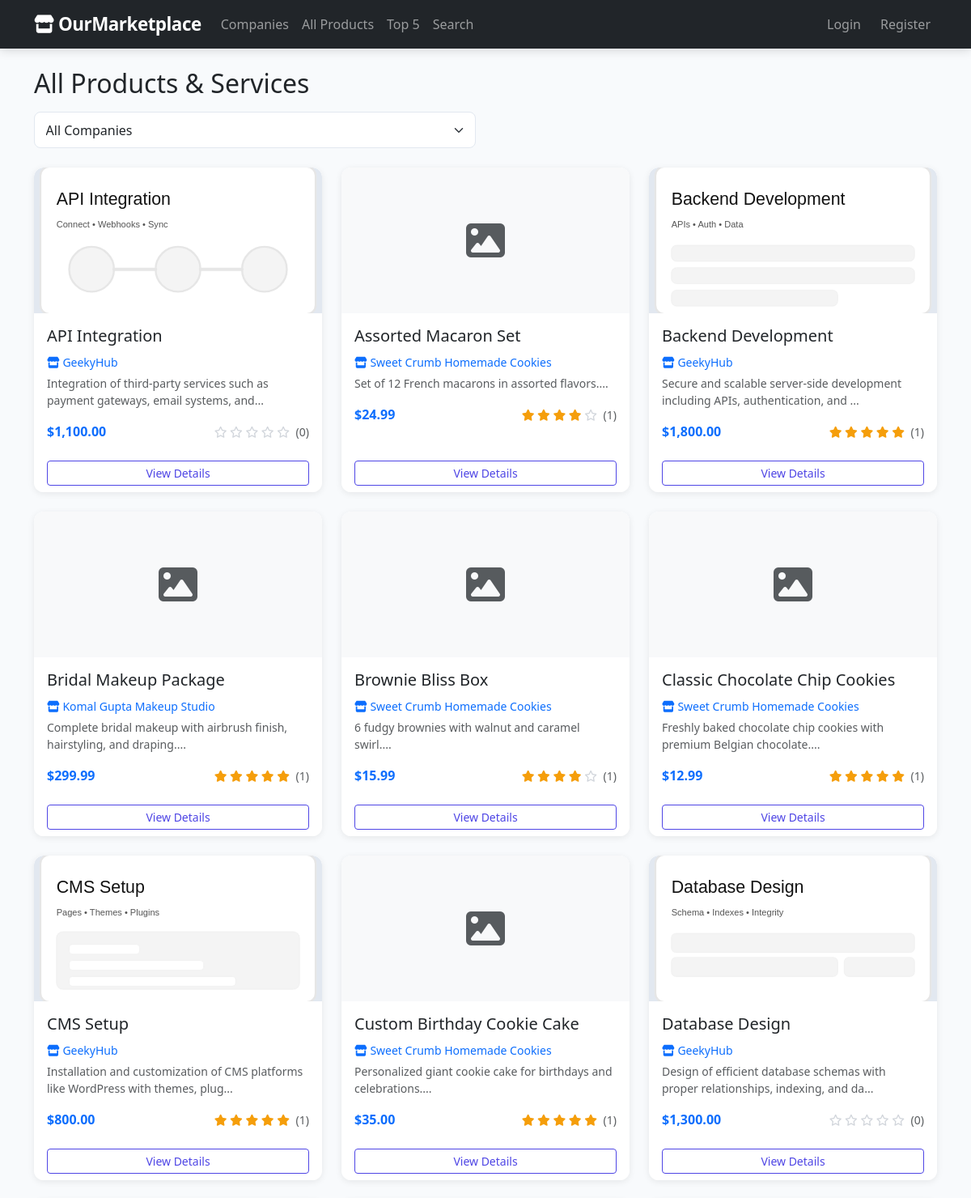
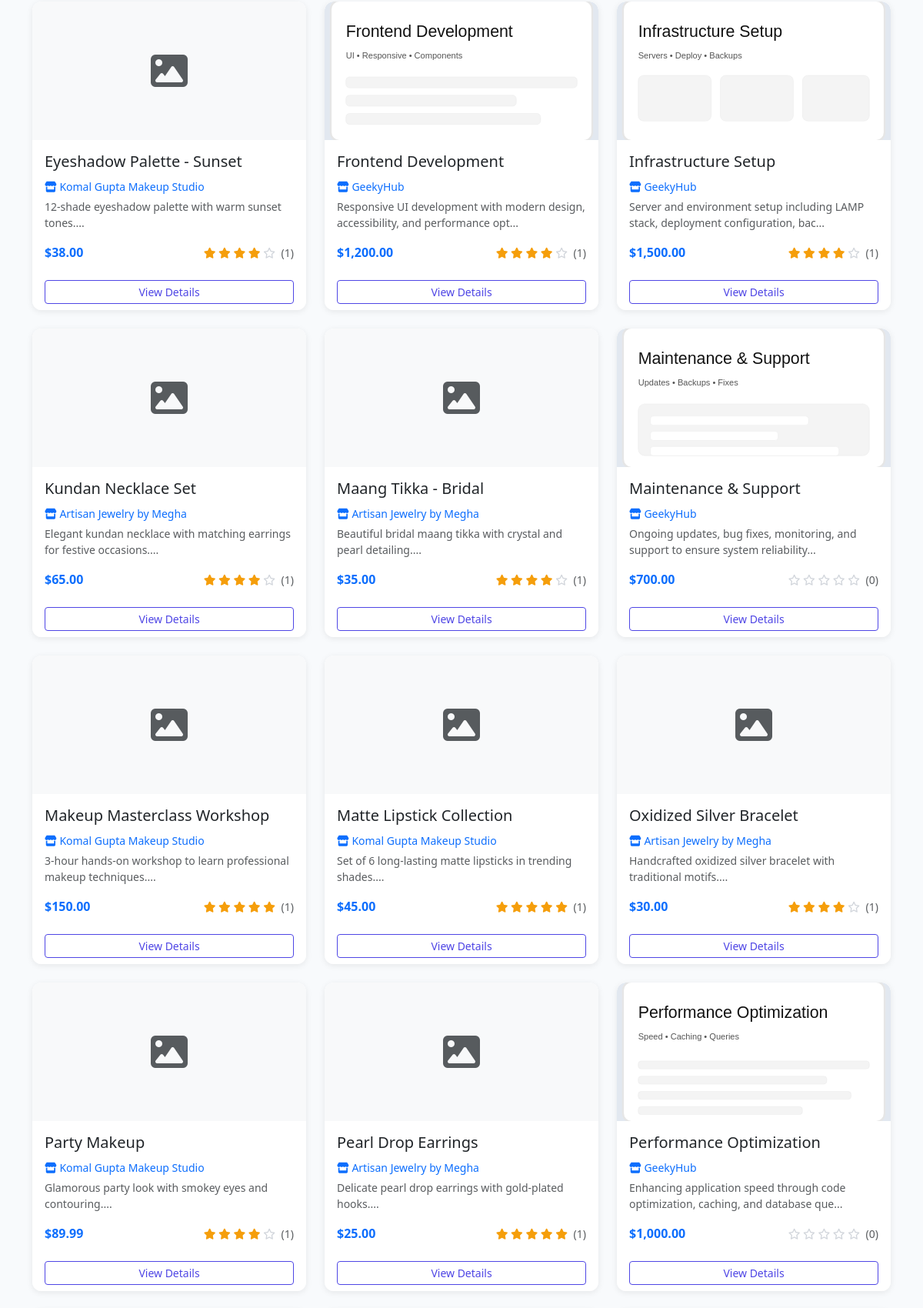
Screenshot of /products/index.php (upper part) with the database file from the repository (2 pictures, top to bottom).
### tables this page shows
CREATE TABLE products (
    id INT AUTO_INCREMENT PRIMARY KEY,
    company_id INT NOT NULL,
    name VARCHAR(150) NOT NULL,
    description TEXT,
    price DECIMAL(10,2),
    image_url VARCHAR(255),
    category VARCHAR(50),
    created_at TIMESTAMP DEFAULT CURRENT_TIMESTAMP,
    FOREIGN KEY (company_id) REFERENCES companies(id) ON DELETE CASCADE
);

CREATE TABLE companies (
    id INT AUTO_INCREMENT PRIMARY KEY,
    name VARCHAR(100) NOT NULL,
    slug VARCHAR(50) UNIQUE NOT NULL,
    description TEXT,
    owner_name VARCHAR(100),
    website_url VARCHAR(255),
    logo_url VARCHAR(255),
    category VARCHAR(50),
    created_at TIMESTAMP DEFAULT CURRENT_TIMESTAMP
);

### config/database.php (called while the page is built, shortened)
<?php
function baseUrl($path = '') {
    return BASE_URL . $path;
}

### includes/session.php (called while the page is built, shortened)
<?php
function isLoggedIn() {
    return isset($_SESSION['user_id']);
}

### products/index.php (the view, shortened to what this page needs)
<?php
require_once __DIR__ . '/../includes/header.php';
$conn = getDBConnection();
$sql = "
    SELECT p.*, c.name AS company_name, c.slug AS company_slug,
           COALESCE(AVG(r.rating), 0) AS avg_rating,
           COUNT(r.id) AS review_count
    FROM products p
    JOIN companies c ON c.id = p.company_id
    LEFT JOIN reviews r ON r.product_id = p.id
";
$sql .= " GROUP BY p.id ORDER BY p.name";
$products = $conn->query($sql);
?>
<h2 class="mb-3">All Products & Services</h2>
<div class="row mb-4">
    <div class="col-md-6">
        <form method="GET" class="d-flex gap-2">
            <select name="company" class="form-select" onchange="this.form.submit()">
                <option value="0">All Companies</option>
            </select>
        </form>
    </div>
</div>
<div class="row g-4">
    <?php if ($products && $products->num_rows > 0): ?>
        <?php while ($product = $products->fetch_assoc()): ?>
        <div class="col-md-6 col-lg-4">
            <div class="card h-100">
                <?php if (!empty($product['image_url']) && file_exists(__DIR__ . '/../' . $product['image_url'])): ?>
                    <img src="<?php echo baseUrl('/' . $product['image_url']); ?>" class="card-img-top" alt="<?php echo htmlspecialchars($product['name']); ?>" style="height:180px;object-fit:cover;">
                <?php else: ?>
                    <div class="card-img-top d-flex align-items-center justify-content-center bg-light" style="height:180px;">
                        <i class="fas fa-image fa-3x text-muted"></i>
                    </div>
                <?php endif; ?>
                <div class="card-body">
                    <h5 class="card-title"><?php echo htmlspecialchars($product['name']); ?></h5>
                    <p class="mb-1">
                        <a href="<?php echo baseUrl('/companies/view.php?id=' . $product['company_id']); ?>" class="text-decoration-none small">
                            <i class="fas fa-store"></i> <?php echo htmlspecialchars($product['company_name']); ?>
                        </a>
                    </p>
                    <p class="card-text text-muted small">
                        <?php echo htmlspecialchars(substr($product['description'], 0, 80)); ?>...
                    </p>
                    <div class="d-flex justify-content-between align-items-center">
                        <span class="fw-bold text-primary">$<?php echo number_format($product['price'], 2); ?></span>
                        <div class="stars small">
                            <?php
                            $avg = round($product['avg_rating'], 1);
                            for ($i = 1; $i <= 5; $i++):
                                if ($i <= $avg):
                            ?>
                                <i class="fas fa-star"></i>
                            <?php elseif ($i - 0.5 <= $avg): ?>
                                <i class="fas fa-star-half-alt"></i>
                            <?php else: ?>
                                <i class="far fa-star empty"></i>
                            <?php endif; endfor; ?>
                            <span class="text-muted ms-1">(<?php echo $product['review_count']; ?>)</span>
                        </div>
                    </div>
                </div>
                <div class="card-footer bg-white border-0">
                    <a href="<?php echo baseUrl('/products/view.php?id=' . $product['id']); ?>" class="btn btn-outline-primary btn-sm w-100">
                        View Details
                    </a>
                </div>
            </div>
        </div>
        <?php endwhile; ?>
    <?php else: ?>
        <div class="col-12">
            <div class="alert alert-info">No products found.</div>
        </div>
    <?php endif; ?>
</div>
<?php
require_once __DIR__ . '/../includes/footer.php';
?>

### includes/header.php (shortened to what this page needs)
<?php
require_once __DIR__ . '/../config/database.php';
require_once __DIR__ . '/session.php';
?>
<!DOCTYPE html>
<html lang="en">
<head>
    <link href="https://cdn.jsdelivr.net/npm/bootstrap@5.3.0/dist/css/bootstrap.min.css" rel="stylesheet">
    <link href="https://cdnjs.cloudflare.com/ajax/libs/font-awesome/6.4.0/css/all.min.css" rel="stylesheet">
    <link href="<?php echo baseUrl('/assets/css/style.css'); ?>" rel="stylesheet">
</head>
<body>
<nav class="navbar navbar-expand-lg navbar-dark bg-dark">
    <div class="container">
        <a class="navbar-brand fw-bold" href="<?php echo baseUrl('/index.php'); ?>">
            <i class="fas fa-store"></i> OurMarketplace
        </a>
        <div class="collapse navbar-collapse" id="navbarNav">
            <ul class="navbar-nav me-auto">
                <li class="nav-item">
                    <a class="nav-link" href="<?php echo baseUrl('/companies/index.php'); ?>">Companies</a>
                </li>
                <li class="nav-item">
                    <a class="nav-link" href="<?php echo baseUrl('/products/index.php'); ?>">All Products</a>
                </li>
                <li class="nav-item">
                    <a class="nav-link" href="<?php echo baseUrl('/rankings/marketplace_top5.php'); ?>">Top 5</a>
                </li>
                <li class="nav-item">
                    <a class="nav-link" href="<?php echo baseUrl('/products/search.php'); ?>">Search</a>
                </li>
            </ul>
            <ul class="navbar-nav">
                <?php if (isLoggedIn()): ?>
                    <li class="nav-item">
                        <a class="nav-link" href="<?php echo baseUrl('/tracking/history.php'); ?>">
                            <i class="fas fa-history"></i> My Visits
                        </a>
                    </li>
                    <li class="nav-item">
                        <a class="nav-link" href="<?php echo baseUrl('/wishlist/index.php'); ?>">
                            <i class="fas fa-heart"></i> Wishlist
                        </a>
                    </li>
                    <li class="nav-item dropdown">
                        <a class="nav-link dropdown-toggle" href="#" role="button" data-bs-toggle="dropdown">
                            <i class="fas fa-user"></i> <?php echo htmlspecialchars(getCurrentFullName()); ?>
                        </a>
                        <ul class="dropdown-menu dropdown-menu-end">
                            <li><a class="dropdown-item" href="<?php echo baseUrl('/dashboard.php'); ?>">Dashboard</a></li>
                            <li><a class="dropdown-item" href="<?php echo baseUrl('/wishlist/index.php'); ?>">My Wishlist</a></li>
                            <li><hr class="dropdown-divider"></li>
                            <li><a class="dropdown-item" href="<?php echo baseUrl('/auth/logout.php'); ?>">Logout</a></li>
                        </ul>
                    </li>
                <?php else: ?>
                    <li class="nav-item">
                        <a class="nav-link" href="<?php echo baseUrl('/auth/login.php'); ?>">Login</a>
                    </li>
                    <li class="nav-item">
                        <a class="nav-link btn btn-outline-light btn-sm ms-2" href="<?php echo baseUrl('/auth/register.php'); ?>">Register</a>
                    </li>
                <?php endif; ?>
            </ul>
        </div>
    </div>
</nav>
<main class="container py-4">

### includes/footer.php (shortened to what this page needs)
</main>
</body>
</html>

### assets/css/style.css (style rules this page uses)
:root { --primary: #4f46e5; --primary-light: #6366f1; --primary-dark: #3730a3; --secondary: #f59e0b; --dark: #1e293b; --light-bg: #f8fafc; --card-shadow: 0 2px 8px rgba(0,0,0,0.08); --card-hover-shadow: 0 8px 24px rgba(0,0,0,0.12); }
body { font-family: 'Segoe UI', Tahoma, Geneva, Verdana, sans-serif; background-color: var(--light-bg); min-height: 100vh; display: flex; flex-direction: column; }
main { flex: 1; }
.navbar { box-shadow: 0 2px 12px rgba(0,0,0,0.15); }
.navbar-brand { font-size: 1.4rem; letter-spacing: -0.5px; }
.navbar .nav-link { padding: 0.5rem 0.85rem; border-radius: 0.375rem; transition: background 0.2s; }
.card { border: none; box-shadow: var(--card-shadow); transition: transform 0.2s ease, box-shadow 0.2s ease; border-radius: 0.75rem; overflow: hidden; }
.card-img-top { border-radius: 0.75rem 0.75rem 0 0; height: 200px; object-fit: cover; background-color: #e2e8f0; }
.card-footer { border-top: 1px solid #f1f5f9; }
.stars { color: var(--secondary); }
.stars .empty { color: #d1d5db; }
.btn-outline-primary { color: var(--primary); border-color: var(--primary); }
.form-control, .form-select { border-radius: 0.5rem; border-color: #e2e8f0; padding: 0.6rem 0.85rem; }

### rows the page displays
products: image_url (picture), name "API Integration", company.name "GeekyHub", description "Integration of third-party services such as payment gateways, email systems, and", price "1,100.00", review_count "0"
products: name "Assorted Macaron Set", company.name "Sweet Crumb Homemade Cookies", description "Set of 12 French macarons in assorted flavors.", price "24.99", review_count "1"
products: image_url (picture), name "Backend Development", company.name "GeekyHub", description "Secure and scalable server-side development including APIs, authentication, and", price "1,800.00", review_count "1"
products: name "Bridal Makeup Package", company.name "Komal Gupta Makeup Studio", description "Complete bridal makeup with airbrush finish, hairstyling, and draping.", price "299.99", review_count "1"
products: name "Brownie Bliss Box", company.name "Sweet Crumb Homemade Cookies", description "6 fudgy brownies with walnut and caramel swirl.", price "15.99", review_count "1"
products: name "Classic Chocolate Chip Cookies", company.name "Sweet Crumb Homemade Cookies", description "Freshly baked chocolate chip cookies with premium Belgian chocolate.", price "12.99", review_count "1"
products: image_url (picture), name "CMS Setup", company.name "GeekyHub", description "Installation and customization of CMS platforms like WordPress with themes, plug", price "800.00", review_count "1"
products: name "Custom Birthday Cookie Cake", company.name "Sweet Crumb Homemade Cookies", description "Personalized giant cookie cake for birthdays and celebrations.", price "35.00", review_count "1"
products: image_url (picture), name "Database Design", company.name "GeekyHub", description "Design of efficient database schemas with proper relationships, indexing, and da", price "1,300.00", review_count "0"
products: name "Eyeshadow Palette - Sunset", company.name "Komal Gupta Makeup Studio", description "12-shade eyeshadow palette with warm sunset tones.", price "38.00", review_count "1"
products: image_url (picture), name "Frontend Development", company.name "GeekyHub", description "Responsive UI development with modern design, accessibility, and performance opt", price "1,200.00", review_count "1"
products: image_url (picture), name "Infrastructure Setup", company.name "GeekyHub", description "Server and environment setup including LAMP stack, deployment configuration, bac", price "1,500.00", review_count "1"
products: name "Kundan Necklace Set", company.name "Artisan Jewelry by Megha", description "Elegant kundan necklace with matching earrings for festive occasions.", price "65.00", review_count "1"
products: name "Maang Tikka - Bridal", company.name "Artisan Jewelry by Megha", description "Beautiful bridal maang tikka with crystal and pearl detailing.", price "35.00", review_count "1"
products: image_url (picture), name "Maintenance & Support", company.name "GeekyHub", description "Ongoing updates, bug fixes, monitoring, and support to ensure system reliability", price "700.00", review_count "0"
products: name "Makeup Masterclass Workshop", company.name "Komal Gupta Makeup Studio", description "3-hour hands-on workshop to learn professional makeup techniques.", price "150.00", review_count "1"
products: name "Matte Lipstick Collection", company.name "Komal Gupta Makeup Studio", description "Set of 6 long-lasting matte lipsticks in trending shades.", price "45.00", review_count "1"
products: name "Oxidized Silver Bracelet", company.name "Artisan Jewelry by Megha", description "Handcrafted oxidized silver bracelet with traditional motifs.", price "30.00", review_count "1"
products: name "Party Makeup", company.name "Komal Gupta Makeup Studio", description "Glamorous party look with smokey eyes and contouring.", price "89.99", review_count "1"
products: name "Pearl Drop Earrings", company.name "Artisan Jewelry by Megha", description "Delicate pearl drop earrings with gold-plated hooks.", price "25.00", review_count "1"
products: image_url (picture), name "Performance Optimization", company.name "GeekyHub", description "Enhancing application speed through code optimization, caching, and database que", price "1,000.00", review_count "0"
